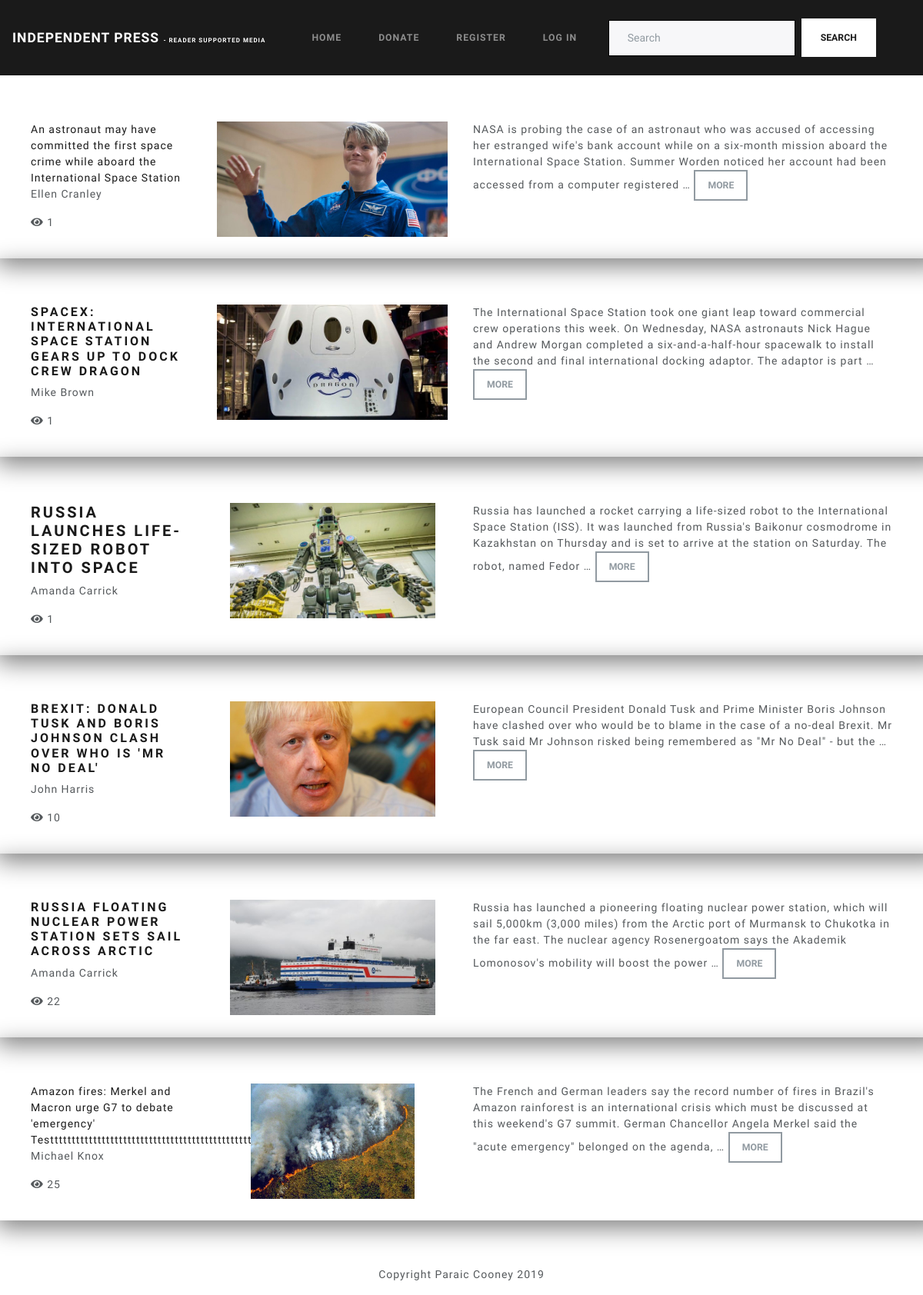
The page /articles/ on the database as committed earlier.
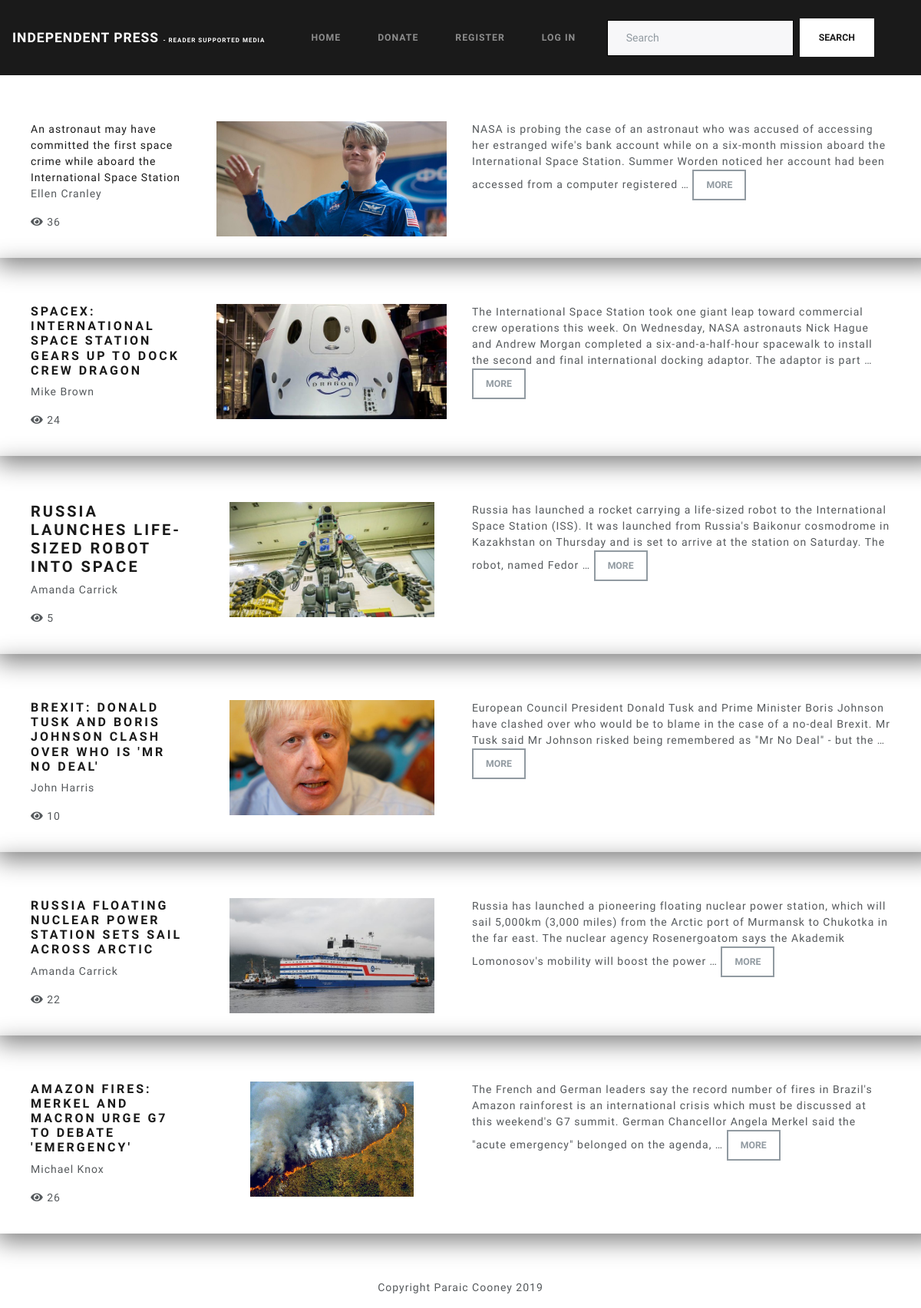
The same page on the database as committed later.
### articles/models.py (models this page shows, shortened)
class Article(models.Model):
    headline = models.CharField(max_length=254, default='')
    author = models.CharField(max_length=50, default='')
    content = models.TextField()
    created_date = models.DateTimeField(auto_now_add=True)
    published_date = models.DateTimeField(blank=True, null=True, default=timezone.now)
    views = models.IntegerField(default=0)
    tag = models.CharField(max_length=100, blank=True, null=True)
    image = models.ImageField(upload_to='images')

### articles/views.py (the view)
def all_articles(request):
    articles = Article.objects.all().order_by('-published_date')
    return render(request, "index.html", {"articles": articles})

### articles/templates/index.html
{% extends 'base.html' %}
{% block content %}
{% if  articles %}
{% for article in articles %}
<div class="row article-row">
    <div class="col-sm-12 col-md-6">
        <div class="row">
        <div class="col-5">
            {% if  article.headline|length >= 90 %}
            <a href="{% url 'full_article' article.id %}"><h7 class="headline">{{ article.headline }}</h7></a>
            {% elif  article.headline|length >= 70 %}
            <a href="{% url 'full_article' article.id %}"><h6 class="headline">{{ article.headline }}</h6></a>
            {% elif  article.headline|length >= 50 %}
            <a href="{% url 'full_article' article.id %}"><h5 class="headline">{{ article.headline }}</h5></a>
            {% else %}
            <a href="{% url 'full_article' article.id %}"><h4 class="headline">{{ article.headline }}</h4></a>
            {% endif %}
                <p>{{ article.author }}</p>
                <p><i class="fas fa-eye"></i> {{article.views}}</p>
        </div>
        <div class="col-7 article-thumbnail" style="background-image: url('{{ MEDIA_URL }}{{ article.image }}')">
        </div>
        </div>
    </div>
    <div class="article-summary col-6">
        <p>{{ article.content|truncatewords:40 }}
        <a href="{% url 'full_article' article.id %}"><button type="button" class="btn btn-outline-secondary">More</button></a></p>
    </div>
</div>
{% endfor %}
{% else %}
<div class="no-results-row container">
    <h5>No results</h5>
</div>
{% endif %}
{% endblock %}

Rows that differ between the two databases and show on the page:
changed Article "Ellen Cranley": views "1" → "36"
changed Article "SPACEX: INTERNATIONAL SPACE STATION GEARS UP TO DOCK CREW DRAGON": views "1" → "24"
changed Article "RUSSIA LAUNCHES LIFE-SIZED ROBOT INTO SPACE": views "1" → "5"
changed Article "Michael Knox": views "25" → "26"; headline "Amazon fires: Merkel and Macron urge G7 to debate 'emergency' Testttttttttttttttttttttttttttttttttttttttttttttttttttttttttttttttttt" → "AMAZON FIRES: MERKEL AND MACRON URGE G7 TO DEBATE 'EMERGENCY'"
